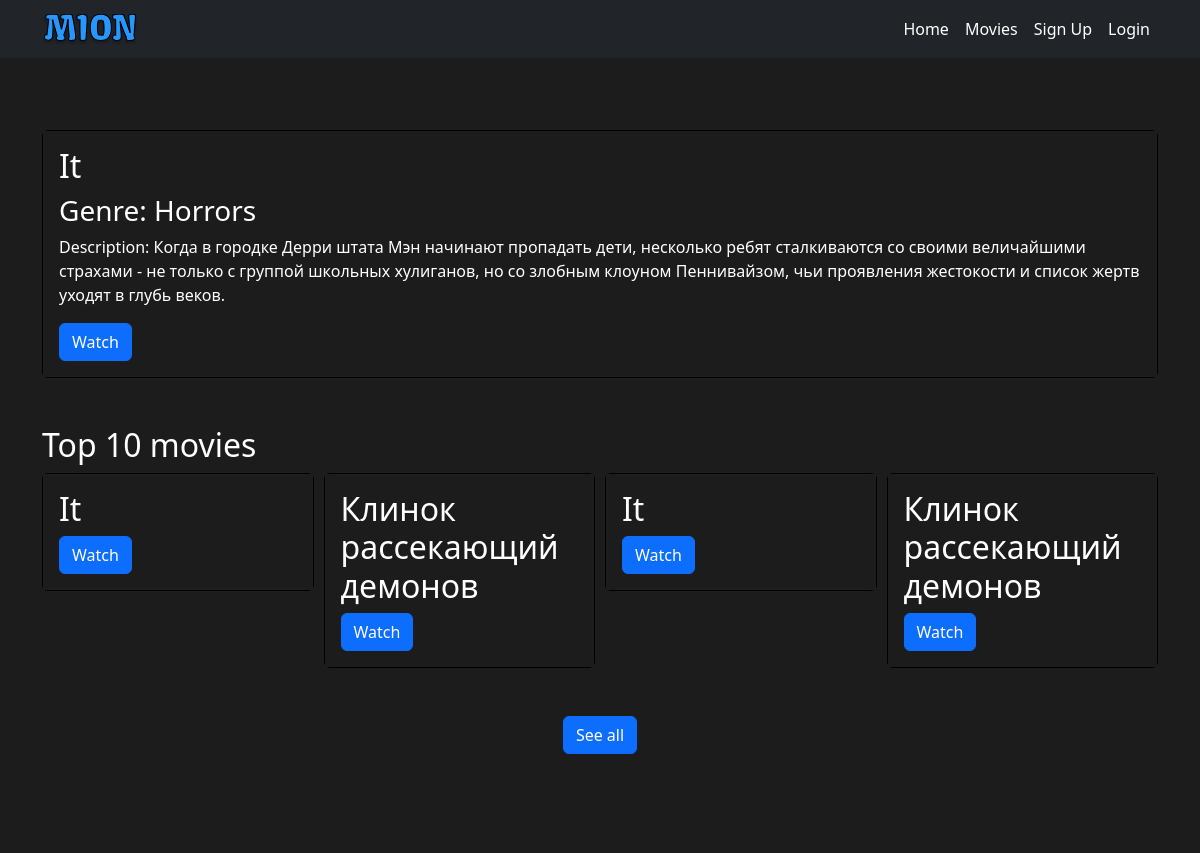
Page /movies/top/ on the committed database.
### mionApp/models.py (models this page shows, shortened)
class Movie(models.Model):
    movieName = models.CharField("Movie name", max_length=255)
    genre = models.ForeignKey(Genre, on_delete=models.CASCADE, verbose_name="Genre")
    producer = models.CharField("Producer", max_length=255)
    cover = models.CharField("Link to cover", max_length=500)
    poster = models.CharField("Link to poster", max_length=500)
    year = models.IntegerField("Year")
    rating = models.FloatField("Rating")
    movieLink = models.CharField("Youtube movie link", max_length=500)
    description = models.TextField("Description")
    isTopTen = models.BooleanField("Is top ten", default=False)
    isRecommended = models.BooleanField("Is recommended", default=False, blank=True, null=True)

class Genre(models.Model):
    genreName = models.CharField("Genre name", max_length=255)
    slug = models.SlugField(unique=True, blank=True, editable=False)

### mionApp/views.py (the view)
# urls.py: path('movies/top/', views.topMovies, name='topMovies'),
def topMovies(request):
    movie = Movie.objects.all()[:1]
    movies = Movie.objects.all()[:10]
    return render(request, "user/top-movies.html", {
        'movie': movie,
        'movies': movies
    })

### mionApp/templates/user/top-movies.html (shortened to what this page needs)
{% extends '../base.html' %}
{% block content %}
<main class="main"> <div style=" padding: 24px 24px; background:  #1C1C1C;; background-size: cover; background-attachment: fixed; background-position: center;">
    <div class="recommended mt-5 mb-5">
        <div class="container" style="btn btn-light">
            {% for m in movie %}
            {% if m.isRecommended %}
            <div class="card" style="background: #000">
                <div class="card-body"  style=" background-color:  #1C1C1C; color: #fff;">
                    <h2>{{ m.movieName }}</h2>
                    <h3>Genre: {{ m.genre.genreName }}</h3>
                    <p>Description: {{ m.description }}</p>
                    <a href="{% url 'movieDetail' pk=m.pk %}" class="btn btn-primary">Watch</a>
                </div>
            </div>
            {% else %}
            <h1 style="color: #fff;">Nothing</h1>
            {% endif %}
            {% endfor %}
        </div>
    </div>
    <div class="top-ten">
        <div class="container" style="btn btn-light">
            <h2 style="color: #ffffff;">Top 10 movies</h2>
            <div class="owl-carousel owl-theme" style="color: #fff;">
                {% for m in movies %}
                {% if m.isTopTen %}
                <div class="item">
                    <div class="card" style="background: #000000;">
                        <div class="card-body" style="background: #1C1C1C;">
                            <h2>{{ m.movieName }}</h2>
                            <a href="{% url 'movieDetail' pk=m.pk %}" class="btn btn-primary">Watch</a>
                        </div>
                    </div>
                </div>
                {% else %}
                <h1>Nothing</h1>
                {% endif %}
                {% endfor %}
            </div>
            <div class="mt-5 mb-5 text-center">
                <a href="#" class="btn btn-primary">See all</a>
            </div>
        </div>
    </div>
    </div>
</main>
{% endblock %}

### mionApp/static/css/style.css (style rules this page uses)
.top-ten { bgcolor: 000000; }
.main { min-height: 100vh; background-color: #1C1C1C; }
html { background-color: #1C1C1C; }

### rows in the picture
Movie: movieName "It", genre.genreName "Horrors", description "Когда в городке Дерри штата Мэн начинают пропадать дети, несколько ребят сталкиваются со своими величайшими страхами - не только с группой школьных хулиганов, но со злобным клоуном Пеннивайзом, чьи проявления жестокости и список жертв уходят в глубь веков."
Movie: movieName "Клинок рассекающий демонов"
